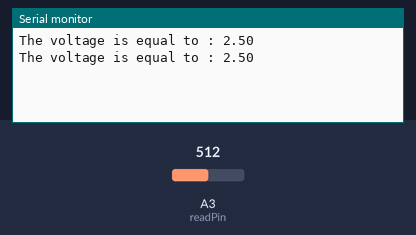
The sketch below on a simulated Arduino Uno, built with avr-gcc and run on an emulated ATmega328P. On the bench: the last lines printed to the serial monitor. The test bench sets the inputs (shaded band); at power-on: A3 (readPin) = 512.

Above: at 1.5 s.
1.6 s: A3 (readPin) set to 716
At 1.6 s:
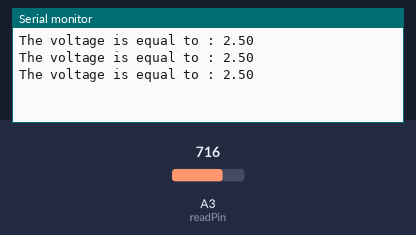
3.1 s: A3 (readPin) set to 900
At 3.1 s:
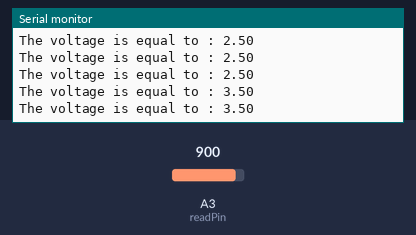
Timing chart, 0 to 6.1 s (numbered marks = the images above; inputs shaded):
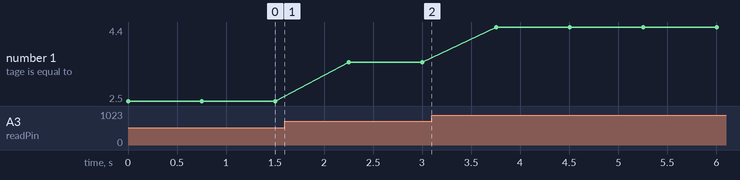

The sketch:

12_Potentiometer.ino
```cpp
// Get a potentiometer and make the appropriate circuit
float V2 = 0;
int readPin = A3;
int pauseTime = 750;
void setup() {
  Serial.begin(9600);
  pinMode(readPin, INPUT);
}

void loop() {
  V2 = analogRead(readPin) * 5./1023;
  Serial.print("The voltage is equal to : ");
  Serial.println(V2);
  delay(pauseTime);
}
```

Measured:
- plotted number 1: 2.5 → 3.5 after the input at 1.6 s, 3.5 → 4.4 after the input at 3.1 s
